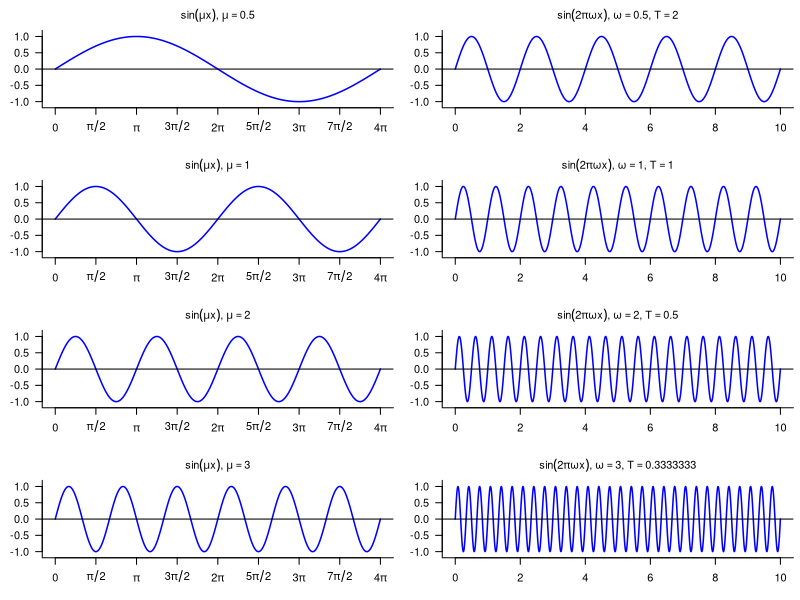
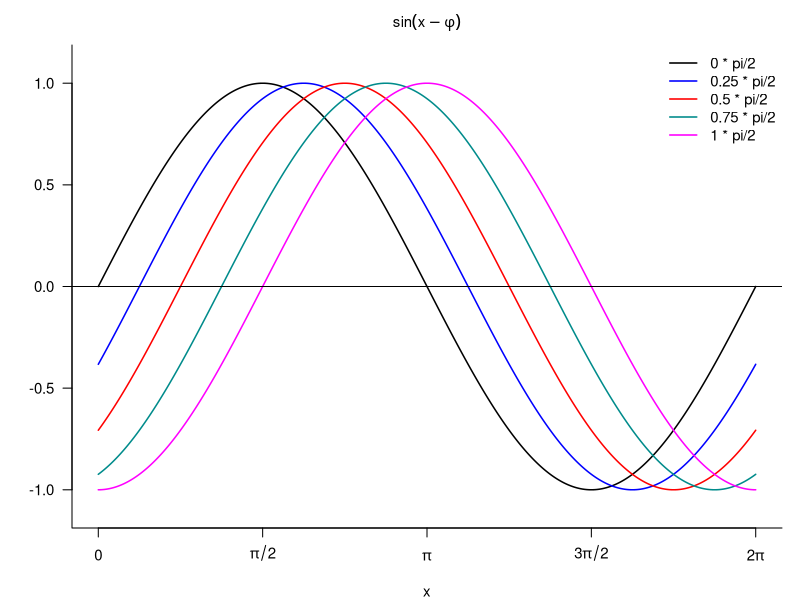
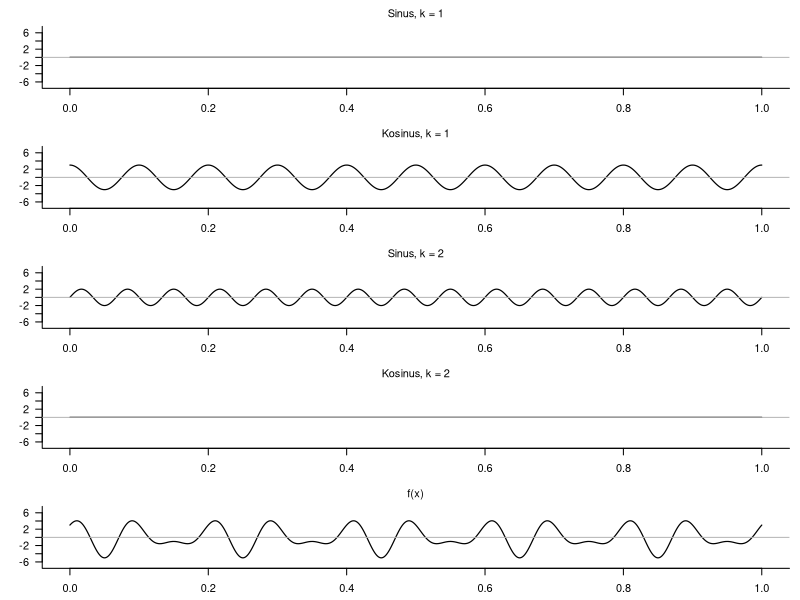
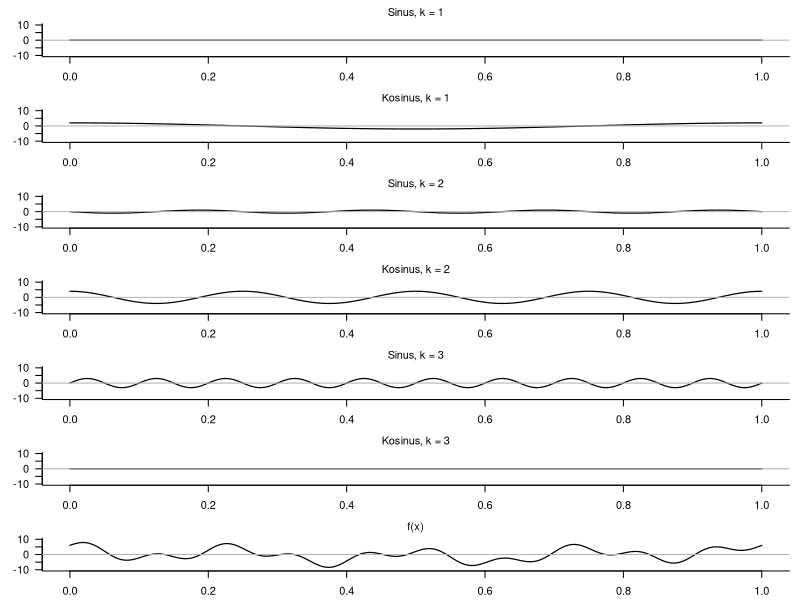
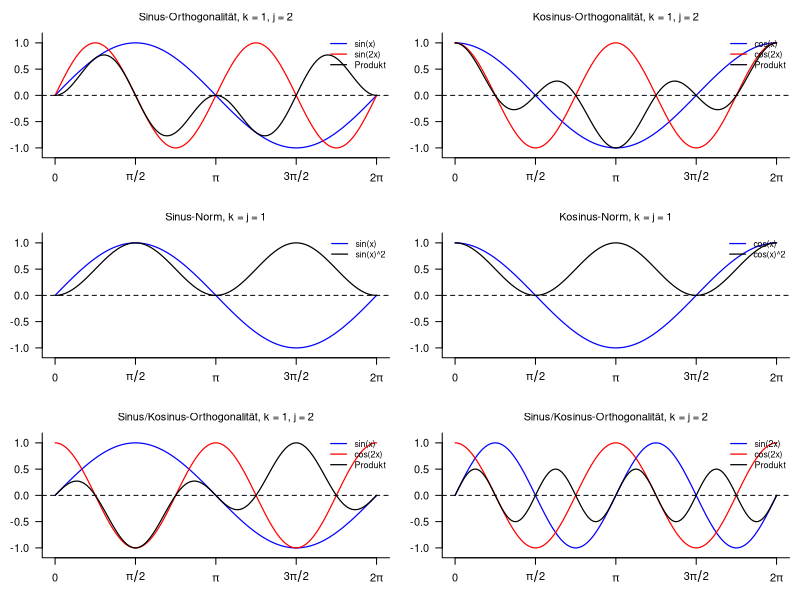
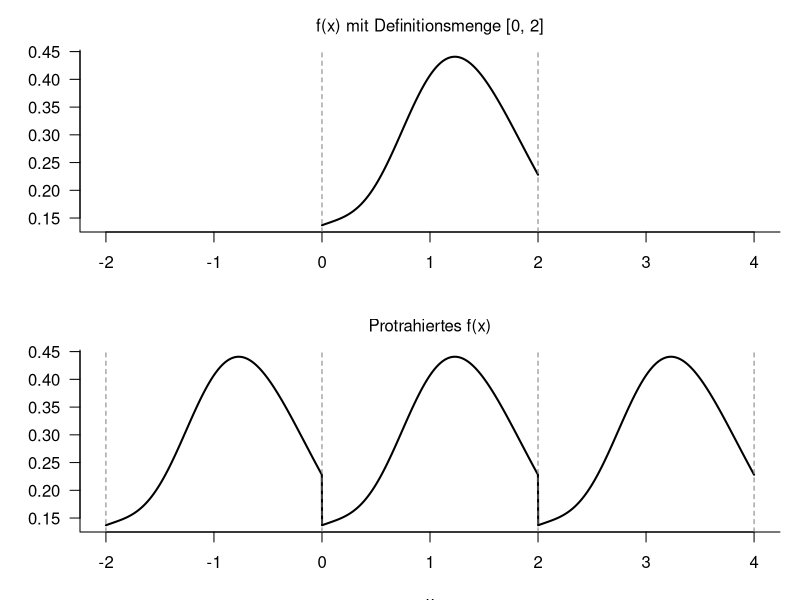
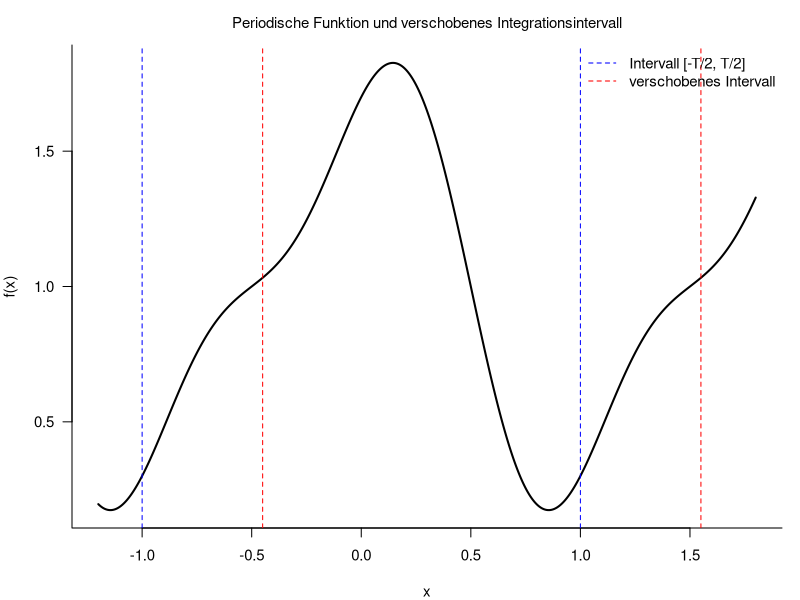
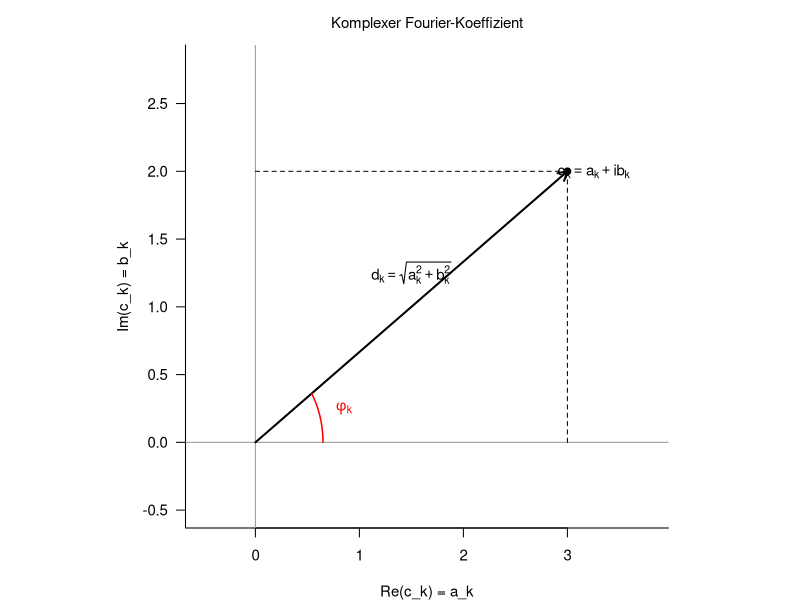

Here is the R script that generated these plots, in order:
## ---- chunk 1
#| label: setup-fourier-analyse
#| include: false
knitr::opts_chunk$set(
  echo       = FALSE,
  message    = FALSE,
  warning    = FALSE,
  fig.align  = "center",
  fig.width  = 8,
  fig.height = 5
)

theme_fourier = function() {
  par(
    family    = "sans",
    bty       = "l",
    las       = 1,
    lwd       = 1,
    font.main = 1,
    cex       = 0.9,
    cex.main  = 1.0
  )
}

axis_pi = function(side = 1, at, labels) {
  axis(side, at = at, labels = labels)
}
## ---- chunk 2
#| label: fig-radiale-zirkulaere-frequenz
#| fig-cap: "Radiale und zirkuläre Frequenz der Sinusfunktion. Links werden Sinusfunktionen der Form $\\sin(\\mu x)$ auf einer in $\\pi$-Einheiten skalierten Achse gezeigt. Rechts werden Sinusfunktionen der Form $\\sin(2\\pi\\omega x)$ auf einer gewöhnlichen $x$-Achse gezeigt."
#| fig.width: 8
#| fig.height: 7
theme_fourier()
oldpar = par(mfrow = c(4, 2), mar = c(3.2, 3.2, 2.3, 0.5))
ticks  = seq(0, 4*pi, by = pi/2)
labs   = c("0", expression(pi/2), expression(pi), expression(3*pi/2),
           expression(2*pi), expression(5*pi/2), expression(3*pi),
           expression(7*pi/2), expression(4*pi))
mu     = c(0.5, 1, 2, 3)
omega  = c(0.5, 1, 2, 3)
x_r    = seq(0, 4*pi, length.out = 1000)
x_c    = seq(0, 10, length.out = 1000)
for(i in seq_along(mu)) {
  plot(x_r, sin(mu[i]*x_r), type = "l", col = "blue", lwd = 1.5,
       xaxt = "n", xlab = "", ylab = "", ylim = c(-1.1, 1.1),
       main = bquote(sin(mu*x) * "," ~ mu == .(mu[i])))
  axis_pi(1, ticks, labs)
  abline(h = 0)
  plot(x_c, sin(2*pi*omega[i]*x_c), type = "l", col = "blue", lwd = 1.5,
       xlab = "", ylab = "", ylim = c(-1.1, 1.1),
       main = bquote(sin(2*pi*omega*x) * "," ~ omega == .(omega[i]) * "," ~ T == .(1/omega[i])))
  abline(h = 0)
}
par(oldpar)
## ---- chunk 3
#| label: fig-phasenverschiebung
#| fig-cap: "Einfluss des Phasenparameters $\\phi$ auf eine Sinusfunktion. Der Term $-\\phi$ verschiebt $\\sin(x)$ nach rechts; bei $\\phi = \\pi/2$ ergibt sich $-\\cos(x)$."
#| fig.width: 7
#| fig.height: 4
theme_fourier()
oldpar = par(mar = c(4, 4, 2.5, 1))
ticks = seq(0, 2*pi, by = pi/2)
labs  = c("0", expression(pi/2), expression(pi), expression(3*pi/2), expression(2*pi))
x     = seq(0, 2*pi, length.out = 1000)
phi   = c(0, .25, .5, .75, 1)
cols  = c("black", "blue", "red", "cyan4", "magenta")
plot(x, sin(x - phi[1]*(pi/2)), type = "l", col = cols[1], lwd = 1.5,
     xaxt = "n", ylim = c(-1.1, 1.1), xlab = "x", ylab = "", main = expression(sin(x - phi)))
for(i in 2:length(phi)) lines(x, sin(x - phi[i]*(pi/2)), col = cols[i], lwd = 1.5)
axis_pi(1, ticks, labs)
abline(h = 0)
legend("topright", legend = paste0(phi, " * pi/2"), col = cols, lwd = 1.5, bty = "n")
par(oldpar)
## ---- chunk 4
#| label: fig-linearkombination-1
#| fig-cap: "Linearkombination verallgemeinerter Kosinus- und Sinusfunktionen, Beispiel 1."
#| fig.width: 6
#| fig.height: 7
theme_fourier()
oldpar = par(mfrow = c(5, 1), mar = c(2.4, 3.2, 2.0, 0.8))
x = seq(0, 1, length.out = 1000)
o = c(10, 15)
A = c(0, 2)
B = c(3, 0)
fx = rbind(
  A[1]*sin(2*pi*o[1]*x),
  B[1]*cos(2*pi*o[1]*x),
  A[2]*sin(2*pi*o[2]*x),
  B[2]*cos(2*pi*o[2]*x)
)
titles = c("Sinus, k = 1", "Kosinus, k = 1", "Sinus, k = 2", "Kosinus, k = 2", "f(x)")
for(i in 1:5) {
  y = if(i == 5) colSums(fx) else fx[i,]
  plot(x, y, type = "l", lwd = 1.2, xlab = "", ylab = "", ylim = c(-7, 7), main = titles[i])
  abline(h = 0, col = "gray70")
}
par(oldpar)
## ---- chunk 5
#| label: fig-linearkombination-2
#| fig-cap: "Linearkombination verallgemeinerter Kosinus- und Sinusfunktionen, Beispiel 2."
#| fig.width: 6
#| fig.height: 8
theme_fourier()
oldpar = par(mfrow = c(7, 1), mar = c(2.2, 3.2, 1.8, 0.8))
x = seq(0, 1, length.out = 1000)
o = c(1, 4, 10)
A = c(0, -1, 3)
B = c(2, 4, 0)
fx = matrix(NA_real_, nrow = 6, ncol = length(x))
for(i in 1:3) {
  fx[2*i - 1,] = A[i]*sin(2*pi*o[i]*x)
  fx[2*i,]     = B[i]*cos(2*pi*o[i]*x)
}
titles = c("Sinus, k = 1", "Kosinus, k = 1", "Sinus, k = 2", "Kosinus, k = 2",
           "Sinus, k = 3", "Kosinus, k = 3", "f(x)")
for(i in 1:7) {
  y = if(i == 7) colSums(fx) else fx[i,]
  plot(x, y, type = "l", lwd = 1.2, xlab = "", ylab = "", ylim = c(-10, 10), main = titles[i])
  abline(h = 0, col = "gray70")
}
par(oldpar)
## ---- chunk 6
#| label: fig-trigonometrische-orthogonalitaet
#| fig-cap: "Orthogonalitätseigenschaften von Sinus- und Kosinusfunktionen. Die Produktfunktionen haben über eine volle Periode verschwindende orientierte Fläche, sofern verschiedene Frequenzen oder Sinus- und Kosinusterme kombiniert werden."
#| fig.width: 9
#| fig.height: 7
theme_fourier()
oldpar = par(mfrow = c(3, 2), mar = c(3.2, 3.2, 2.5, 0.8))
x = seq(0, 2*pi, length.out = 1000)
ticks = seq(0, 2*pi, by = pi/2)
labs = c("0", expression(pi/2), expression(pi), expression(3*pi/2), expression(2*pi))
panels = list(
  list(y1 = sin(x),   y2 = sin(2*x), prod = sin(x)*sin(2*x), title = "Sinus-Orthogonalität, k = 1, j = 2",
       leg = c("sin(x)", "sin(2x)", "Produkt")),
  list(y1 = cos(x),   y2 = cos(2*x), prod = cos(x)*cos(2*x), title = "Kosinus-Orthogonalität, k = 1, j = 2",
       leg = c("cos(x)", "cos(2x)", "Produkt")),
  list(y1 = sin(x),   y2 = NULL,     prod = sin(x)^2,        title = "Sinus-Norm, k = j = 1",
       leg = c("sin(x)", "sin(x)^2")),
  list(y1 = cos(x),   y2 = NULL,     prod = cos(x)^2,        title = "Kosinus-Norm, k = j = 1",
       leg = c("cos(x)", "cos(x)^2")),
  list(y1 = sin(x),   y2 = cos(2*x), prod = sin(x)*cos(2*x), title = "Sinus/Kosinus-Orthogonalität, k = 1, j = 2",
       leg = c("sin(x)", "cos(2x)", "Produkt")),
  list(y1 = sin(2*x), y2 = cos(2*x), prod = sin(2*x)*cos(2*x), title = "Sinus/Kosinus-Orthogonalität, k = j = 2",
       leg = c("sin(2x)", "cos(2x)", "Produkt"))
)
for(p in panels) {
  plot(x, p$y1, type = "l", col = "blue", lwd = 1.2, xaxt = "n",
       ylim = c(-1.1, 1.1), xlab = "", ylab = "", main = p$title)
  if(!is.null(p$y2)) lines(x, p$y2, col = "red", lwd = 1.2)
  lines(x, p$prod, col = "black", lwd = 1.2)
  abline(h = 0, lty = 2)
  axis_pi(1, ticks, labs)
  legend("topright", legend = p$leg, col = c("blue", if(!is.null(p$y2)) "red", "black"),
         lwd = 1.2, bty = "n", cex = 0.8)
}
par(oldpar)
## ---- chunk 7
#| label: fig-protraktion
#| fig-cap: "Protraktion einer Funktion mit endlicher Definitionsmenge. Durch Aneinanderreihung identischer Kopien entsteht eine periodische Funktion."
#| fig.width: 7
#| fig.height: 4
theme_fourier()
oldpar = par(mfrow = c(2, 1), mar = c(3.4, 4, 2.5, 1))
x_fin = seq(0, 2, length.out = 1000)
y_fin = dnorm(x_fin, 1, .8) - 0.2*dnorm(x_fin, .5, .4)
x_inf = seq(-2, 4, length.out = 3000)
y_inf = rep(y_fin, 3)
plot(x_fin, y_fin, type = "l", lwd = 2, xlim = c(-2, 4), xlab = "", ylab = "",
     main = "f(x) mit Definitionsmenge [0, 2]")
abline(v = c(0, 2), lty = 2, col = "gray50")
plot(x_inf, y_inf, type = "l", lwd = 2, xlim = c(-2, 4), xlab = "x", ylab = "",
     main = "Protrahiertes f(x)")
abline(v = seq(-2, 4, by = 2), lty = 2, col = "gray50")
par(oldpar)
## ---- chunk 8
#| label: fig-verschiebungsinvarianz-integral
#| fig-cap: "Verschiebungsinvarianz des Integrals periodischer Funktionen über Intervalle der Länge $T$."
#| fig.width: 7
#| fig.height: 4
theme_fourier()
oldpar = par(mar = c(4, 4, 2.5, 1))
Tper  = 2
delta = .55
x     = seq(-1.2, 1.8, length.out = 1000)
y     = 1 + .7*cos(2*pi*x/Tper) + .25*sin(4*pi*x/Tper)
plot(x, y, type = "l", lwd = 2, xlab = "x", ylab = "f(x)",
     main = "Periodische Funktion und verschobenes Integrationsintervall")
abline(v = c(-Tper/2, Tper/2), lty = 2, col = "blue")
abline(v = c(-Tper/2 + delta, Tper/2 + delta), lty = 2, col = "red")
legend("topright", c("Intervall [-T/2, T/2]", "verschobenes Intervall"),
       col = c("blue", "red"), lty = 2, bty = "n")
par(oldpar)
## ---- chunk 9
#| label: fig-komplexe-ebene-fourier-koeffizient
#| fig-cap: "Darstellung eines komplexen Fourier-Koeffizienten in der Real-Imaginär-Ebene. Die Länge des Pfeils entspricht der Amplitude, der Winkel zur Realachse der Phase."
#| fig.width: 5.5
#| fig.height: 5
theme_fourier()
oldpar = par(mar = c(4, 4, 2.5, 1), pty = "s")
a = 3
b = 2
plot(c(-.5, 3.8), c(-.5, 2.8), type = "n", xlab = "Re(c_k) = a_k",
     ylab = "Im(c_k) = b_k", main = "Komplexer Fourier-Koeffizient")
abline(h = 0, v = 0, col = "gray60")
arrows(0, 0, a, b, lwd = 2, length = .1)
points(a, b, pch = 19)
segments(a, 0, a, b, lty = 2)
segments(0, b, a, b, lty = 2)
text(a + .25, b, expression(c[k] == a[k] + i*b[k]))
text(a/2, b/2 + .25, expression(d[k] == sqrt(a[k]^2 + b[k]^2)))
theta = seq(0, atan(b/a), length.out = 100)
lines(.65*cos(theta), .65*sin(theta), col = "red", lwd = 1.5)
text(.85, .25, expression(phi[k]), col = "red")
par(oldpar)
## ---- chunk 10
#| label: fig-dft-fft-aufwand
#| fig-cap: "Anzahl numerischer Operationen bei direkter DFT und FFT als Funktion der Folgenlänge $n$."
#| fig.width: 7
#| fig.height: 4.5
theme_fourier()
oldpar = par(mar = c(4, 4, 2.5, 1))
n = 1:100
plot(n, n^2, type = "l", col = "blue", lwd = 3,
     xlab = "Folgenlänge n", ylab = "Operationen",
     main = "Numerischer Aufwand")
lines(n, n*log2(n), col = "red", lwd = 3)
legend("topleft", c("Direkte DFT", "FFT"), col = c("blue", "red"), lwd = 3, bty = "n")
par(oldpar)
## ---- chunk 11
dft = function(y) {
  n = length(y)
  j = 0:(n - 1)
  k = 0:(n - 1)
  Y = rep(NA_complex_, n)
  for(a in seq_len(n)) {
    Y[a] = sum(y * exp(-2*pi*1i*j[a]*k/n))/n
  }
  return(Y)
}
## ---- chunk 12
#| label: fig-fft-beispiel
#| fig-cap: "FFT-Beispiel in R. Oben ist eine verrauschte Zeitreihe mit zwei Sinuskomponenten dargestellt. Unten links sieht man das zentrierte Leistungsspektrum, unten rechts den für reellwertige Daten interessierenden Frequenzbereich von 0 bis zur Nyquist-Frequenz."
#| fig.width: 8
#| fig.height: 6
theme_fourier()
set.seed(1)
n  = 2^9
fs = 200
nf = fs/2
dt = 1/fs
t  = (0:(n - 1))/fs
s  = 1.5
y  = 2*sin(2*pi*5*t) + 3*sin(2*pi*20*t) + s*rnorm(length(t))

f  = (0:(n - 1))*(fs/n)
Y  = fft(y)/n
p  = Mod(Y)^2*n

Y0 = c(Y[(n/2 + 1):n], Y[1:(n/2)])
f0 = ((-n/2):(n/2 - 1))*(fs/n)
p0 = Mod(Y0)^2*n

oldpar = par(mfrow = c(2, 2), mar = c(4, 4, 2.5, 1))
plot(t, y, type = "l", col = "black", lwd = 1, xlab = "Zeit (s)", ylab = "",
     main = paste0("n = ", n, ", fs = ", fs, " Hz, dt = ", dt, " s"))
plot(f0, p0, type = "l", col = "black", lwd = 1, xlab = "Frequenz (Hz)", ylab = "Power",
     xlim = c(-nf, nf), main = "Vollständiges Spektrum")
plot(f[1:(n/2 + 1)], p[1:(n/2 + 1)], type = "l", col = "black", lwd = 1,
     xlab = "Frequenz (Hz)", ylab = "Power", xlim = c(0, nf),
     main = "Spektrum von Interesse")
plot.new()
par(oldpar)
